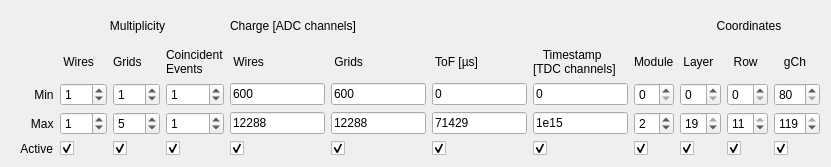
   <widget class="QWidget" name="gridLayoutWidget">
    <property name="geometry">
     <rect>
      <x>-10</x>
      <y>450</y>
      <width>831</width>
      <height>167</height>
     </rect>
    </property>
    <layout class="QGridLayout" name="gridLayout">
     <property name="sizeConstraint">
      <enum>QLayout::SetDefaultConstraint</enum>
     </property>
     <item row="3" column="4">
      <widget class="QLineEdit" name="wADC_min">
       <property name="text">
        <string>600</string>
       </property>
      </widget>
     </item>
     <item row="3" column="6">
      <widget class="QLineEdit" name="ToF_min">
       <property name="text">
        <string>0</string>
       </property>
      </widget>
     </item>
     <item row="5" column="5">
      <widget class="QLineEdit" name="gADC_max">
       <property name="text">
        <string>12288</string>
       </property>
      </widget>
     </item>
     <item row="5" column="4">
      <widget class="QLineEdit" name="wADC_max">
       <property name="text">
        <string>12288</string>
       </property>
      </widget>
     </item>
     <item row="6" column="9">
      <widget class="QCheckBox" name="layer_filter">
       <property name="text">
        <string/>
       </property>
       <property name="checked">
        <bool>true</bool>
       </property>
      </widget>
     </item>
     <item row="3" column="5">
      <widget class="QLineEdit" name="gADC_min">
       <property name="text">
        <string>600</string>
       </property>
      </widget>
     </item>
     <item row="6" column="2">
      <widget class="QCheckBox" name="gM_filter">
       <property name="text">
        <string/>
       </property>
       <property name="checked">
        <bool>true</bool>
       </property>
      </widget>
     </item>
     <item row="6" column="1">
      <widget class="QCheckBox" name="wM_filter">
       <property name="text">
        <string/>
       </property>
       <property name="checked">
        <bool>true</bool>
       </property>
      </widget>
     </item>
     <item row="6" column="5">
      <widget class="QCheckBox" name="gADC_filter">
       <property name="text">
        <string/>
       </property>
       <property name="checked">
        <bool>true</bool>
       </property>
      </widget>
     </item>
     <item row="3" column="0">
      <widget class="QLabel" name="label_15">
       <property name="font">
        <font>
         <weight>50</weight>
         <bold>false</bold>
        </font>
       </property>
       <property name="text">
        <string>       Min</string>
       </property>
      </widget>
     </item>
     <item row="1" column="8">
      <widget class="QLabel" name="label_11">
       <property name="text">
        <string>Module</string>
       </property>
      </widget>
     </item>
     <item row="5" column="2">
      <widget class="QSpinBox" name="gM_max">
       <property name="maximum">
        <number>140</number>
       </property>
       <property name="value">
        <number>5</number>
       </property>
      </widget>
     </item>
     <item row="6" column="6">
      <widget class="QCheckBox" name="ToF_filter">
       <property name="text">
        <string/>
       </property>
       <property name="checked">
        <bool>true</bool>
       </property>
      </widget>
     </item>
     <item row="6" column="7">
      <widget class="QCheckBox" name="Time_filter">
       <property name="text">
        <string/>
       </property>
       <property name="checked">
        <bool>true</bool>
       </property>
      </widget>
     </item>
     <item row="3" column="9">
      <widget class="QSpinBox" name="layer_min">
       <property name="minimum">
        <number>0</number>
       </property>
       <property name="maximum">
        <number>19</number>
       </property>
       <property name="value">
        <number>0</number>
       </property>
      </widget>
     </item>
     <item row="1" column="6">
      <widget class="QLabel" name="label_12">
       <property name="font">
        <font>
         <weight>50</weight>
         <bold>false</bold>
        </font>
       </property>
       <property name="text">
        <string> ToF [µs]</string>
       </property>
      </widget>
     </item>
     <item row="1" column="11">
      <widget class="QLabel" name="label_22">
       <property name="font">
        <font>
         <weight>50</weight>
         <bold>false</bold>
        </font>
       </property>
       <property name="text">
        <string>   gCh</string>
       </property>
      </widget>
     </item>
     <item row="1" column="1">
      <widget class="QLabel" name="label_13">
       <property name="font">
        <font>
         <weight>50</weight>
         <bold>false</bold>
        </font>
       </property>
       <property name="text">
        <string> Wires</string>
       </property>
      </widget>
     </item>
     <item row="5" column="8">
      <widget class="QSpinBox" name="module_max">
       <property name="maximum">
        <number>8</number>
       </property>
       <property name="value">
        <number>2</number>
       </property>
      </widget>
     </item>
     <item row="1" column="2">
      <widget class="QLabel" name="label_48">
       <property name="text">
        <string>Grids</string>
       </property>
      </widget>
     </item>
     <item row="5" column="1">
      <widget class="QSpinBox" name="wM_max">
       <property name="maximum">
        <number>140</number>
       </property>
       <property name="value">
        <number>1</number>
       </property>
      </widget>
     </item>
     <item row="3" column="1">
      <widget class="QSpinBox" name="wM_min">
       <property name="enabled">
        <bool>true</bool>
       </property>
       <property name="maximum">
        <number>140</number>
       </property>
       <property name="value">
        <number>1</number>
       </property>
      </widget>
     </item>
     <item row="1" column="9">
      <widget class="QLabel" name="label_21">
       <property name="font">
        <font>
         <weight>50</weight>
         <bold>false</bold>
        </font>
       </property>
       <property name="text">
        <string> Layer</string>
       </property>
      </widget>
     </item>
     <item row="3" column="3">
      <widget class="QSpinBox" name="ceM_min">
       <property name="enabled">
        <bool>true</bool>
       </property>
       <property name="maximum">
        <number>140</number>
       </property>
       <property name="value">
        <number>1</number>
       </property>
      </widget>
     </item>
     <item row="0" column="9" colspan="3">
      <widget class="QLabel" name="label_20">
       <property name="text">
        <string>           Coordinates</string>
       </property>
      </widget>
     </item>
     <item row="6" column="11">
      <widget class="QCheckBox" name="grid_filter">
       <property name="text">
        <string/>
       </property>
       <property name="checked">
        <bool>true</bool>
       </property>
      </widget>
     </item>
     <item row="1" column="3">
      <widget class="QLabel" name="label_14">
       <property name="font">
        <font>
         <weight>50</weight>
         <bold>false</bold>
        </font>
       </property>
       <property name="text">
        <string>Coincident
Events</string>
       </property>
      </widget>
     </item>
     <item row="0" column="4" colspan="2">
      <widget class="QLabel" name="label_10">
       <property name="font">
        <font>
         <weight>50</weight>
         <bold>false</bold>
        </font>
       </property>
       <property name="text">
        <string>Charge [ADC channels]</string>
       </property>
      </widget>
     </item>
     <item row="1" column="4">
      <widget class="QLabel" name="label_17">
       <property name="font">
        <font>
         <weight>50</weight>
         <bold>false</bold>
        </font>
       </property>
       <property name="text">
        <string> Wires</string>
       </property>
      </widget>
     </item>
     <item row="0" column="1" colspan="3">
      <widget class="QLabel" name="label_6">
       <property name="font">
        <font>
         <weight>50</weight>
         <bold>false</bold>
        </font>
       </property>
       <property name="text">
        <string>               Multiplicity</string>
       </property>
      </widget>
     </item>
     <item row="1" column="5">
      <widget class="QLabel" name="label_18">
       <property name="font">
        <font>
         <weight>50</weight>
         <bold>false</bold>
        </font>
       </property>
       <property name="text">
        <string> Grids</string>
       </property>
      </widget>
     </item>
     <item row="3" column="7">
      <widget class="QLineEdit" name="Time_min">
       <property name="text">
        <string>0</string>
       </property>
      </widget>
     </item>
     <item row="6" column="8">
      <widget class="QCheckBox" name="module_filter">
       <property name="text">
        <string/>
       </property>
       <property name="checked">
        <bool>true</bool>
       </property>
      </widget>
     </item>
     <item row="5" column="9">
      <widget class="QSpinBox" name="layer_max">
       <property name="minimum">
        <number>0</number>
       </property>
       <property name="maximum">
        <number>19</number>
       </property>
       <property name="value">
        <number>19</number>
       </property>
      </widget>
     </item>
     <item row="6" column="3">
      <widget class="QCheckBox" name="ceM_filter">
       <property name="text">
        <string/>
       </property>
       <property name="checked">
        <bool>true</bool>
       </property>
      </widget>
     </item>
     <item row="5" column="0">
      <widget class="QLabel" name="label_16">
       <property name="font">
        <font>
         <weight>50</weight>
         <bold>false</bold>
        </font>
       </property>
       <property name="text">
        <string>      Max</string>
       </property>
      </widget>
     </item>
     <item row="6" column="4">
      <widget class="QCheckBox" name="wADC_filter">
       <property name="text">
        <string/>
       </property>
       <property name="checked">
        <bool>true</bool>
       </property>
      </widget>
     </item>
     <item row="3" column="2">
      <widget class="QSpinBox" name="gM_min">
       <property name="maximum">
        <number>140</number>
       </property>
       <property name="value">
        <number>1</number>
       </property>
      </widget>
     </item>
     <item row="3" column="8">
      <widget class="QSpinBox" name="module_min">
       <property name="maximum">
        <number>8</number>
       </property>
      </widget>
     </item>
     <item row="6" column="0">
      <widget class="QLabel" name="label_36">
       <property name="font">
        <font>
         <weight>50</weight>
         <bold>false</bold>
        </font>
       </property>
       <property name="text">
        <string>   Active</string>
       </property>
      </widget>
     </item>
     <item row="5" column="7">
      <widget class="QLineEdit" name="Time_max">
       <property name="text">
        <string>1e15</string>
       </property>
      </widget>
     </item>
     <item row="1" column="7">
      <widget class="QLabel" name="label_35">
       <property name="text">
        <string>   Timestamp
[TDC channels]</string>
       </property>
      </widget>
     </item>
     <item row="5" column="3">
      <widget class="QSpinBox" name="ceM_max">
       <property name="maximum">
        <number>140</number>
       </property>
       <property name="value">
        <number>1</number>
       </property>
      </widget>
     </item>
     <item row="5" column="11">
      <widget class="QSpinBox" name="grid_max">
       <property name="minimum">
        <number>80</number>
       </property>
       <property name="maximum">
        <number>119</number>
       </property>
       <property name="value">
        <number>119</number>
       </property>
      </widget>
     </item>
     <item row="3" column="11">
      <widget class="QSpinBox" name="grid_min">
       <property name="minimum">
        <number>80</number>
       </property>
       <property name="maximum">
        <number>119</number>
       </property>
       <property name="value">
        <number>80</number>
       </property>
      </widget>
     </item>
     <item row="5" column="6">
      <widget class="QLineEdit" name="ToF_max">
       <property name="text">
        <string>71429</string>
       </property>
      </widget>
     </item>
     <item row="1" column="10">
      <widget class="QLabel" name="label_39">
       <property name="font">
        <font>
         <weight>50</weight>
         <bold>false</bold>
        </font>
       </property>
       <property name="text">
        <string>  Row</string>
       </property>
      </widget>
     </item>
     <item row="3" column="10">
      <widget class="QSpinBox" name="row_min">
       <property name="minimum">
        <number>0</number>
       </property>
       <property name="maximum">
        <number>12</number>
       </property>
       <property name="value">
        <number>0</number>
       </property>
      </widget>
     </item>
     <item row="5" column="10">
      <widget class="QSpinBox" name="row_max">
       <property name="minimum">
        <number>0</number>
       </property>
       <property name="maximum">
        <number>11</number>
       </property>
       <property name="value">
        <number>11</number>
       </property>
      </widget>
     </item>
     <item row="6" column="10">
      <widget class="QCheckBox" name="row_filter">
       <property name="text">
        <string/>
       </property>
       <property name="checked">
        <bool>true</bool>
       </property>
      </widget>
     </item>
    </layout>
   </widget>
